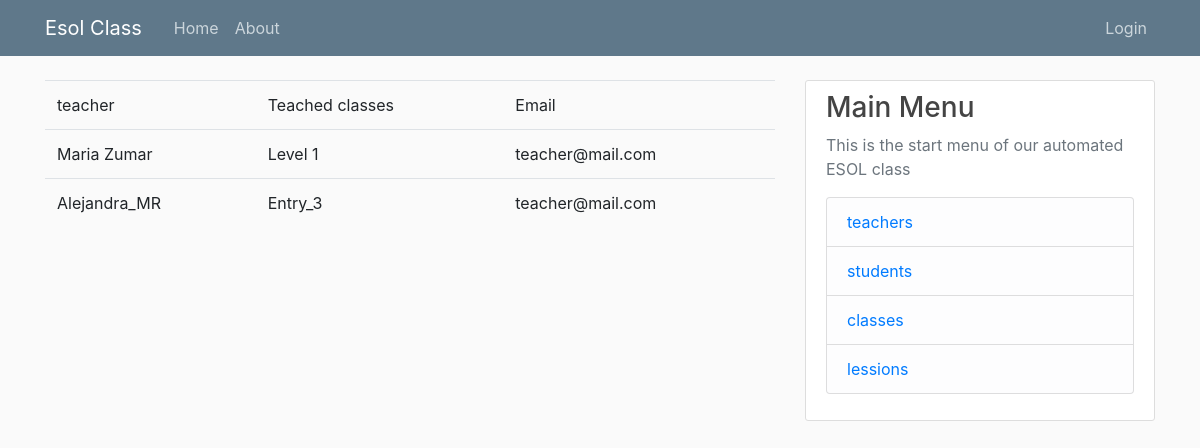
Page /teacher/ on the committed database.
### teacher/models.py (models this page shows, shortened)
class teacher(models.Model):
    teacher_name = models.CharField(max_length=100)
    class_name = models.CharField(max_length=100)
    teacher_email = models.EmailField(max_length=70)

### teacher/views.py (the view)
def teacherInfo(request):
    xe = teacher.objects.raw( 'SELECT * FROM teacher_teacher' )
    context = {
        'teachers': xe,
    }
    return render (request, 'teacher/teacherInfo.html', context)

### teacher/templates/teacher/teacherInfo.html
{% extends 'teacher/base.html' %}
{% block content %}
<table class="table" width="700x">
    <tr>
        <td> teacher </td>
        <td> Teached classes </td>
        <td> Email </td>
    </tr>
    {% for i in teachers %}
    <tr>
        <td>  {{ i.teacher_name }} </td>
        <td>  {{ i.class_name }} </td>
        <td>  {{ i.teacher_email }} </td>
    </tr>
    {% endfor %}
</table>
{% endblock content %}

### teacher/static/teacher/main.css (style rules this page uses)
body { background: #fafafa; color: #333333; margin-top: 5rem; }

### rows in the picture
teacher: teacher_name "Maria Zumar", class_name "Level 1", teacher_email "teacher@mail.com"
teacher: teacher_name "Alejandra_MR", class_name "Entry_3", teacher_email "teacher@mail.com"
